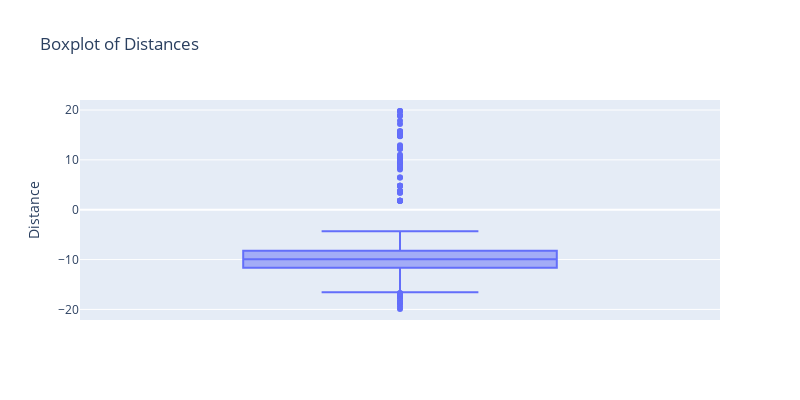

The notebook cell saved with this chart:
### Code cell
import plotly.express as px

fig = px.box(results_df, y='Distance', title='Boxplot of Distances')
fig.update_layout(yaxis_title='Distance', width=800, height=400)
fig.show()

### Figure 1 — Plotly figure (JSON) as saved in the notebook; plotly's stock layout.template omitted (floating-point values rounded to 4 significant figures; data arrays with more than 128 entries replaced by an {"elided": "..."} marker saying what was removed)
{"data": [{"alignmentgroup": "True", "hovertemplate": "Distance=%{y}<extra></extra>", "legendgroup": "", "marker": {"color": "#636efa"}, "name": "", "notched": false, "offsetgroup": "", "orientation": "v", "showlegend": false, "type": "box", "x0": " ", "xaxis": "x", "y": {"elided": "928 float values"}, "y0": " ", "yaxis": "y"}], "layout": {"boxmode": "group", "height": 400, "legend": {"tracegroupgap": 0}, "title": {"text": "Boxplot of Distances"}, "width": 800, "xaxis": {"anchor": "y", "domain": [0, 1]}, "yaxis": {"anchor": "x", "domain": [0, 1], "title": {"text": "Distance"}}}}
